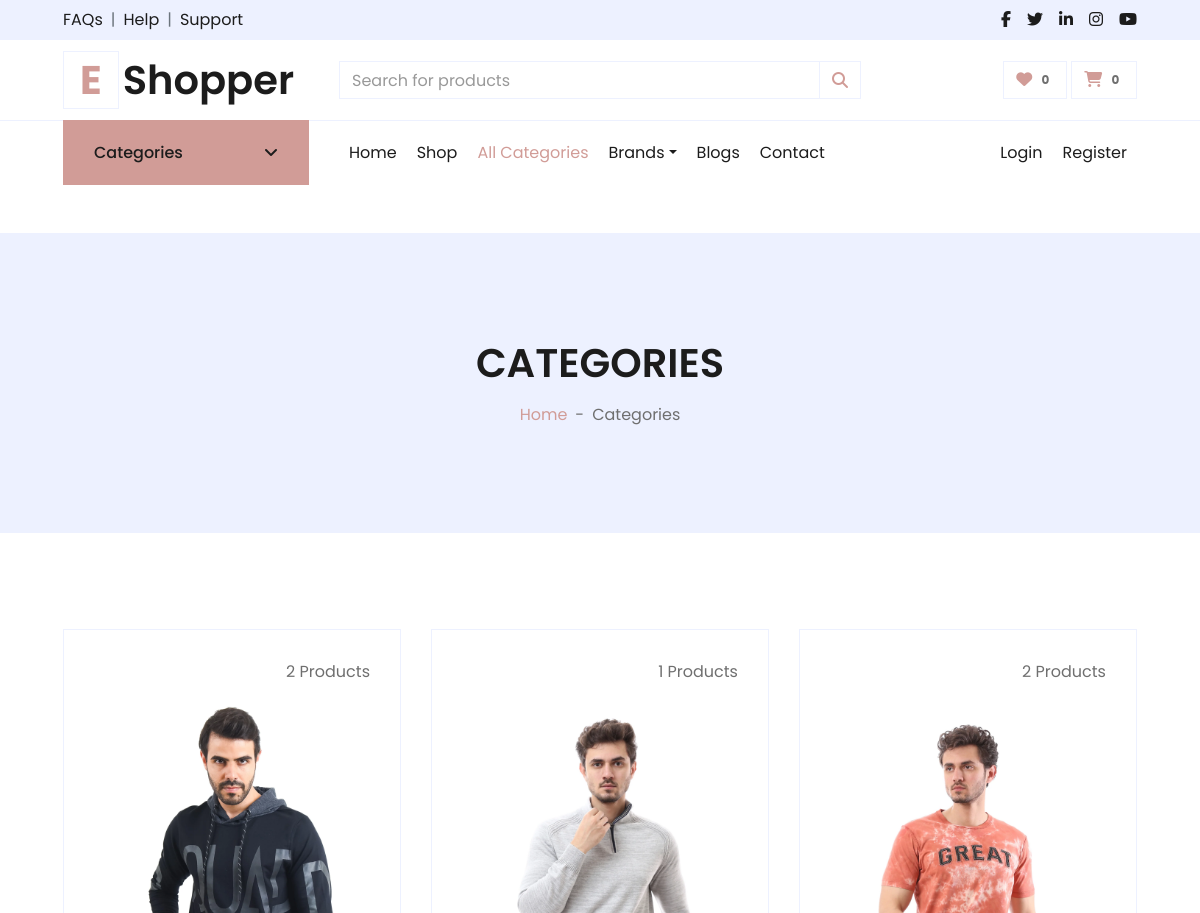
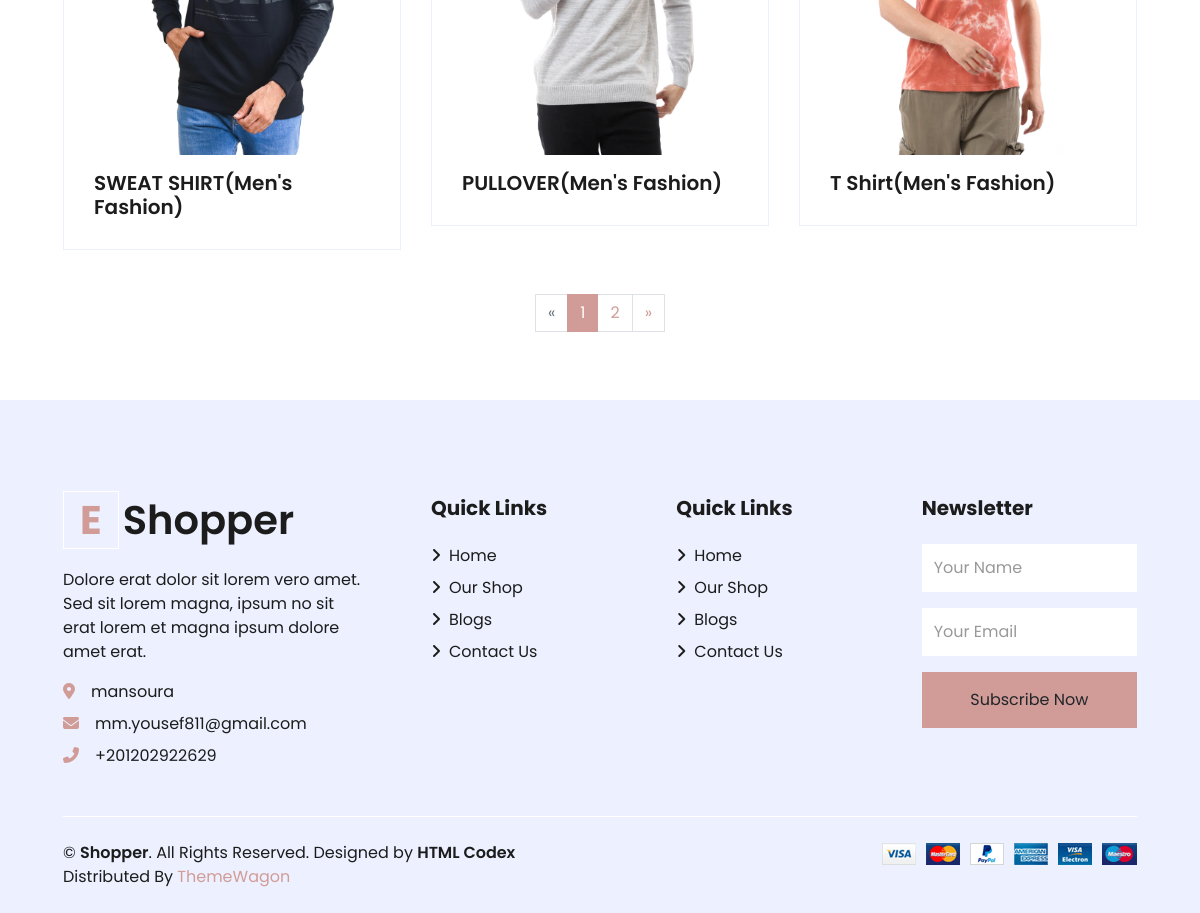
Page /products/categories/ on the committed database (2 pictures, top to bottom).
### settings/models.py (models this page shows, shortened)
class Settings(models.Model):
    site_name = models.CharField( max_length=50)
    logo = models.ImageField( upload_to='setting/')
    phone = models.CharField( max_length=30)
    email = models.EmailField( max_length=254)
    description = models.TextField(max_length=1000)
    fb_link = models.URLField( max_length=200)
    twitter_link = models.URLField( max_length=200)
    instagram_link = models.URLField( max_length=200)
    address = models.CharField( max_length=50)
    get_in_touch = models.TextField(max_length=1000)

### products/models.py (models this page shows)
class Subcategory(models.Model):
    category = models.ForeignKey(Category, on_delete=models.CASCADE)
    name = models.CharField(max_length=100)
    image = models.ImageField(null=True,blank=True,upload_to='category-image/')
    def get_url(self):
        return reverse('product_by_subcategory',args=[self.id])
    def __str__(self):
        return self.name

class Category(models.Model):
    name = models.CharField(max_length=100)
    def __str__(self):
        return self.name

### products/views.py (the view)
# urls.py: path('categories/',category_list ,name='categories'),
def category_list(request):
    category = Subcategory.objects.all().annotate(category_count=Count("product_subcategory"))
    paginator = Paginator(category,3)
    page = request.GET.get('page')
    paged_product = paginator.get_page(page)
    context = {
        'category':paged_product
    }
    return render(request,'products/categories.html',context)

### products/templates/products/categories.html (shortened to what this page needs)
{% extends "base.html" %}
{% load static %}
{% block body %}
<div class="container-fluid bg-secondary mb-5">
    <div class="d-flex flex-column align-items-center justify-content-center" style="min-height: 300px">
        <h1 class="font-weight-semi-bold text-uppercase mb-3">Categories</h1>
        <div class="d-inline-flex">
            <p class="m-0"><a href="/">Home</a></p>
            <p class="m-0 px-2">-</p>
            <p class="m-0">Categories</p>
        </div>
    </div>
</div>
<div class="container-fluid pt-5">
    <div class="row px-xl-5 pb-3">
        {% for category in category %}
        <div class="col-lg-4 col-md-6 pb-1">
            <div class="cat-item d-flex flex-column border mb-4" style="padding: 30px;">
                <p class="text-right">{{category.category_count}} Products</p>
                <a href="{{category.get_url}}" class="cat-img position-relative overflow-hidden mb-3">
                    <img class="img-fluid" src="{{category.image.url}}" alt="">
                </a>
                <h5 class="font-weight-semi-bold m-0">{{category}}({{category.category}})</h5>
            </div>
        </div>
        {% endfor %}
    </div>
</div>
<div class="col-12 pb-1">
                    <nav aria-label="Page navigation">
                        {% if category.has_other_pages %}
                        <ul class="pagination justify-content-center mb-3">
                            {% if category.has_previous %}
                            <li class="page-item ">
                                <a class="page-link" href="?page={{category.previous_page_number}}"
                                    aria-label="Previous">
                                    <span aria-hidden="true">&laquo;</span>
                                    <span class="sr-only">Previous</span>
                                </a>
                            </li>
                            {% else %}
                            <li class="page-item disabled">
                                <a class="page-link" href="#" aria-label="Previous">
                                    <span aria-hidden="true">&laquo;</span>
                                </a>
                            </li>
                            {% endif %}
                            {% for i in category.paginator.page_range  %}
                            {% if category.number == i %}
                            <li class="page-item active"><a class="page-link">{{i}}</a></li>
                            {% else %}
                            <li class="page-item"><a class="page-link" href="?page={{i}}">{{i}}</a></li>
                            {% endif %}
                            {% endfor %}
                            {% if category.has_next %}
                            <li class="page-item">
                                <a class="page-link" href="?page={{category.next_page_number}}" aria-label="Next">
                                    <span aria-hidden="true">&raquo;</span>
                                </a>
                            </li>
                            {% endif %}
                        </ul>
                        {% endif %}
                    </nav>
                </div>
{% endblock body %}

### templates/base.html (shortened to what this page needs)
{% load static %}
<!DOCTYPE HTML>
<html lang="en">
<head>
    <link href="https://cdnjs.cloudflare.com/ajax/libs/font-awesome/5.10.0/css/all.min.css" rel="stylesheet">
    <link href="{% static 'lib/owlcarousel/assets/owl.carousel.min.css'%}" rel="stylesheet">
    <link href="{% static 'css/all.min.css'%}" rel="stylesheet">
    <link href="{% static 'css/style.css'%}" rel="stylesheet">
    <link href="{% static 'css/custom.css'%}" rel="stylesheet">
</head>
<body>
    <div class="container-fluid">
        <div class="row bg-secondary py-2 px-xl-5">
            <div class="col-lg-6 d-none d-lg-block">
                <div class="d-inline-flex align-items-center">
                    <a class="text-dark" href="{% url 'contact'%}">FAQs</a>
                    <span class="text-muted px-2">|</span>
                    <a class="text-dark" href="{% url 'contact'%}">Help</a>
                    <span class="text-muted px-2">|</span>
                    <a class="text-dark" href="{% url 'contact'%}">Support</a>
                </div>
            </div>
            <div class="col-lg-6 text-center text-lg-right">
                <div class="d-inline-flex align-items-center">
                    <a class="text-dark px-2" href="{{about_site.fb_link}}">
                        <i class="fab fa-facebook-f"></i>
                    </a>
                    <a class="text-dark px-2" href="{{about_site.twitter_link}}">
                        <i class="fab fa-twitter"></i>
                    </a>
                    <a class="text-dark px-2" href="">
                        <i class="fab fa-linkedin-in"></i>
                    </a>
                    <a class="text-dark px-2" href="{{about_site.instagram_link}}">
                        <i class="fab fa-instagram"></i>
                    </a>
                    <a class="text-dark pl-2" href="">
                        <i class="fab fa-youtube"></i>
                    </a>
                </div>
            </div>
        </div>
        <div class="row align-items-center py-3 px-xl-5">
            <div class="col-lg-3 d-none d-lg-block">
                <a href="/" class="text-decoration-none">
                    <h1 class="m-0 display-5 font-weight-semi-bold"><span
                            class="text-primary font-weight-bold border px-3 mr-1">E</span>{{about_site.site_name}}</h1>
                </a>
            </div>
            <div class="col-lg-6 col-6 text-left">
                <form action="{% url 'search'%}">
                    <div class="input-group">
                        <input type="text" name="q" class="form-control" placeholder="Search for products">
                        <div class="input-group-append">
                            <span class="input-group-text bg-transparent text-primary">
                                <i class="fa fa-search"></i>
                            </span>
                        </div>
                    </div>
                </form>
            </div>
            <div class="col-lg-3 col-6 text-right">
                <a href="{% url 'favourite'%}" class="btn border">
                    <i class="fas fa-heart text-primary"></i>
                    <span class="badge">{{product_count}}</span>
                </a>
                <a href="{% url 'cart'%}" class="btn border">
                    <i class="fas fa-shopping-cart text-primary"></i>
                    <span class="badge">{{cart_counter}}</span>
                </a>
            </div>
        </div>
    </div>
    <div class="container-fluid mb-5">
        <div class="row border-top px-xl-5">
            <div class="col-lg-3 d-none d-lg-block">
                <a class="btn shadow-none d-flex align-items-center justify-content-between bg-primary text-white w-100"
                    data-toggle="collapse" href="#navbar-vertical"
                    style="height: 65px; margin-top: -1px; padding: 0 30px;">
                    <h6 class="m-0">Categories</h6>
                    <i class="fa fa-angle-down text-dark"></i>
                </a>
            </div>
            <div class="col-lg-9">
                <nav class="navbar navbar-expand-lg bg-light navbar-light py-3 py-lg-0 px-0">
                    <div class="collapse navbar-collapse justify-content-between" id="navbarCollapse">
                        <div class="navbar-nav mr-auto py-0">
                            <a href="/" class="nav-item nav-link {% if request.path == '/' %}active{% endif %}">Home</a>
                            <a href="{% url 'product_list' %}"
                                class="nav-item nav-link {% if request.path == '/products/' %}active{% endif %} ">Shop</a>
                            <a href="{% url 'categories'%}"
                                class="nav-item nav-link {% if request.path == '/products/categories/' %}active{% endif %}">All Categories</a>
                            <div class="nav-item dropdown">
                                <a href="#"
                                    class="nav-link dropdown-toggle "
                                    data-toggle="dropdown">Brands</a>
                            </div>
                            <a href="{% url 'blog'%}"
                                class="nav-item nav-link  {% if request.path == '/blog/' %}active{% endif %}">Blogs</a>
                            <a href="{% url 'contact'%}"
                                class="nav-item nav-link  {% if request.path == '/contact/' %}active{% endif %}">Contact</a>
                        </div>
                        {% if user.is_authenticated %}
                        <div class="navbar-nav ml-auto py-0">
                            <a href="{% url 'profile'%}" class="nav-item nav-link">Profile</a>
                            <a href="{% url 'logout' %}" class="nav-item nav-link">Logout</a>
                        </div>
                        {% else %}
                        <div class="navbar-nav ml-auto py-0">
                            <a href="{% url 'login' %}" class="nav-item nav-link">Login</a>
                            <a href="{% url 'register' %}" class="nav-item nav-link">Register</a>
                        </div>
                        {% endif %}
                    </div>
                </nav>
            </div>
        </div>
    </div>
    {% block body %}
    {% endblock body %}
    <div class="container-fluid bg-secondary text-dark mt-5 pt-5">
        <div class="row px-xl-5 pt-5">
            <div class="col-lg-4 col-md-12 mb-5 pr-3 pr-xl-5">
                <a href="/" class="text-decoration-none">
                    <h1 class="mb-4 display-5 font-weight-semi-bold"><span
                            class="text-primary font-weight-bold border border-white px-3 mr-1">E</span>{{about_site.site_name}}
                    </h1>
                </a>
                <p>{{about_site.description}}</p>
                <p class="mb-2"><i class="fa fa-map-marker-alt text-primary mr-3"></i>{{about_site.address}}</p>
                <p class="mb-2"><i class="fa fa-envelope text-primary mr-3"></i>{{about_site.email}}</p>
                <p class="mb-0"><i class="fa fa-phone-alt text-primary mr-3"></i>{{about_site.phone}}</p>
            </div>
            <div class="col-lg-8 col-md-12">
                <div class="row">
                    <div class="col-md-4 mb-5">
                        <h5 class="font-weight-bold text-dark mb-4">Quick Links</h5>
                        <div class="d-flex flex-column justify-content-start">
                            <a class="text-dark mb-2" href="/"><i class="fa fa-angle-right mr-2"></i>Home</a>
                            <a class="text-dark mb-2" href="{% url 'product_list'%}"><i class="fa fa-angle-right mr-2"></i>Our
                                Shop</a>
                            <a class="text-dark mb-2" href="{% url 'blog'%}"><i class="fa fa-angle-right mr-2"></i>Blogs
                                </a>
                            <a class="text-dark" href="{% url 'contact'%}"><i class="fa fa-angle-right mr-2"></i>Contact
                                Us</a>
                        </div>
                    </div>
                    <div class="col-md-4 mb-5">
                        <h5 class="font-weight-bold text-dark mb-4">Quick Links</h5>
                        <div class="d-flex flex-column justify-content-start">
                            <a class="text-dark mb-2" href="/"><i class="fa fa-angle-right mr-2"></i>Home</a>
                            <a class="text-dark mb-2" href="{% url 'product_list'%}"><i class="fa fa-angle-right mr-2"></i>Our
                                Shop</a>
                            <a class="text-dark mb-2" href="{% url 'blog'%}"><i class="fa fa-angle-right mr-2"></i>Blogs
                                </a>
                            <a class="text-dark" href="{% url 'contact'%}"><i class="fa fa-angle-right mr-2"></i>Contact
                                Us</a>
                        </div>
                    </div>
                    <div id="main_form_div" class="col-md-4 mb-5">
                        <h5 class="font-weight-bold text-dark mb-4">Newsletter</h5>
                        <form id="newsletter_form" method="POST" action="{% url 'newsletter_footer'%}">
                            <div class="form-group">
                                <input type="text" class="form-control border-0 py-4" name="name" placeholder="Your Name"
                                    required="required" />
                            </div>
                            <div class="form-group">
                                <input type="email" class="form-control border-0 py-4" name="email" placeholder="Your Email"
                                    required="required" />
                            </div>
                            <div>
                                <button class="btn btn-primary btn-block border-0 py-3" type="submit">Subscribe
                                    Now</button>
                            </div>
                        </form>
                    </div>
                </div>
            </div>
        </div>
        <div class="row border-top border-light mx-xl-5 py-4">
            <div class="col-md-6 px-xl-0">
                <p class="mb-md-0 text-center text-md-left text-dark">
                    &copy; <a class="text-dark font-weight-semi-bold" href="/">{{about_site.site_name}}</a>. All Rights
                    Reserved.
                    Designed
                    by
                    <a class="text-dark font-weight-semi-bold" href="https://htmlcodex.com">HTML Codex</a><br>
                    Distributed By <a href="https://themewagon.com" target="_blank">ThemeWagon</a>
                </p>
            </div>
            <div class="col-md-6 px-xl-0 text-center text-md-right">
                <img class="img-fluid" src="{% static 'img/payments.png'%}" alt="">
            </div>
        </div>
    </div>
</body>
</html>

### rows in the picture
Settings: site_name "Shopper", description "Dolore erat dolor sit lorem vero amet. Sed sit lorem magna, ipsum no sit erat lorem et magna ipsum dolore amet erat.", address "mansoura", email "mm.yousef811@gmail.com", phone "+201202922629"
Subcategory: category_count "2", image (picture), name "SWEAT SHIRT", category "Men's Fashion"
Subcategory: category_count "1", image (picture), name "PULLOVER", category "Men's Fashion"
Subcategory: category_count "2", image (picture), name "T Shirt", category "Men's Fashion"

### other values in the picture
{{ product_count }} "0"
{{ cart_counter }} "0"
{{ i }} "1"
{{ i }} "2"
